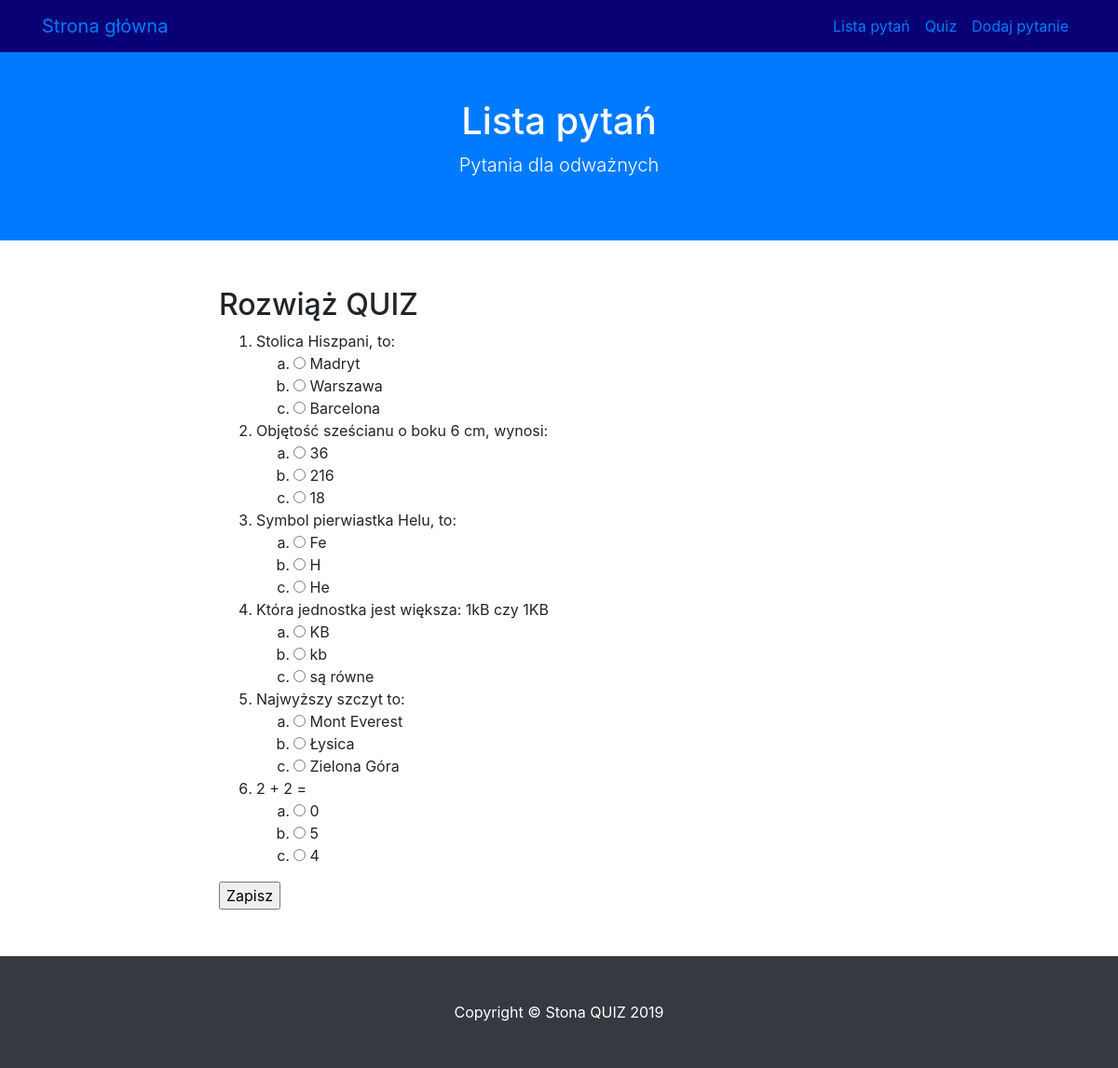
The page /quiz on the database as committed earlier.
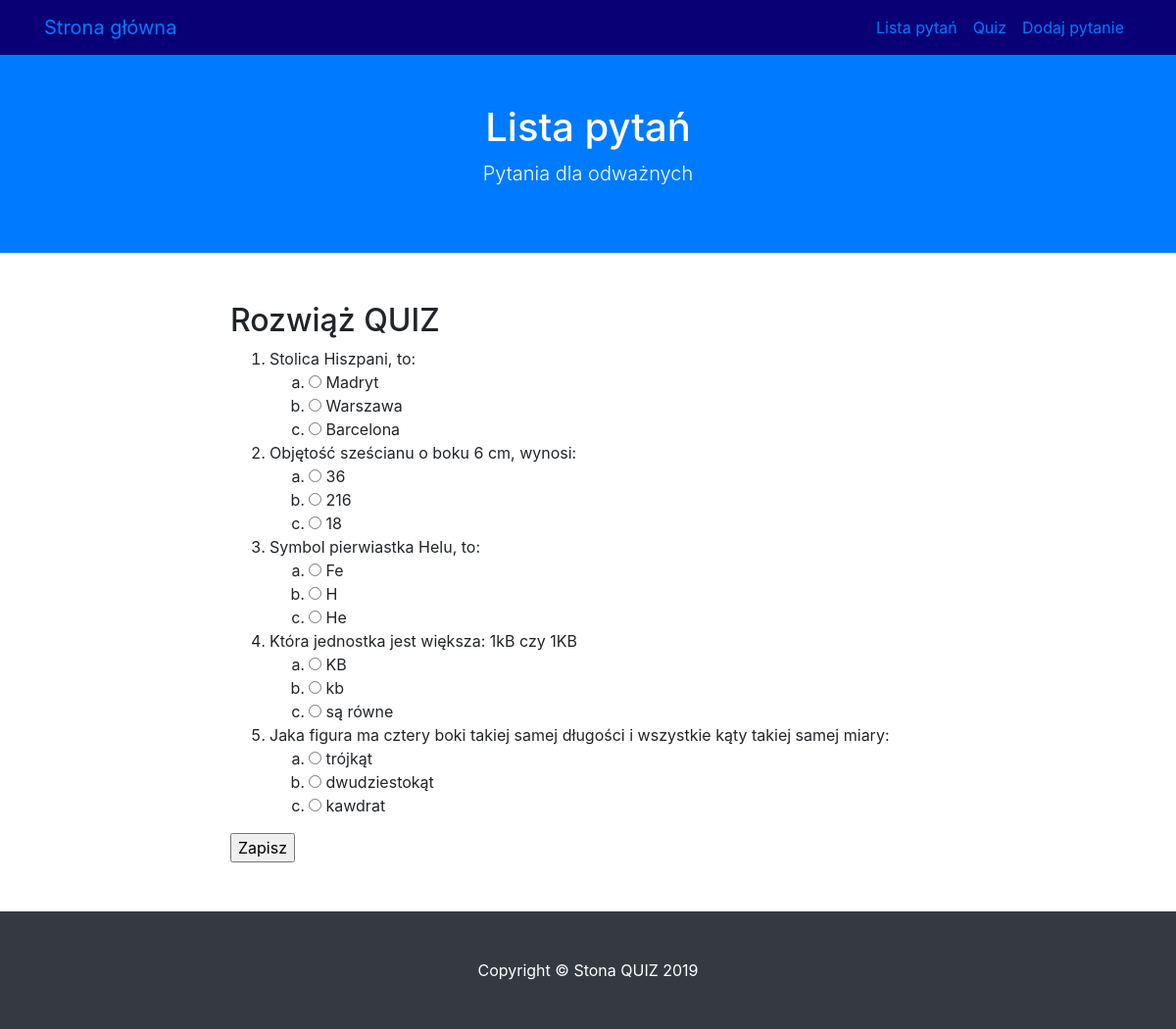
The same page on the database as committed later.
### modele.py (models this page shows)
class BazaModel(Model):
    class Meta:
        database = baza

class Pytanie(BazaModel):
    pytanie = CharField(null=False)
    kategoria = ForeignKeyField(Kategoria, related_name='pytania')

class Odpowiedz(BazaModel):
    odpowiedz = CharField(null=False)
    pytanie = ForeignKeyField(Pytanie, related_name='odpowiedzi')
    odpok = IntegerField(default = 0)

### views.py (the view)
@app.route('/quiz', methods = ['GET', 'POST'])
def quiz():
    print(request.form)
    if request.method == 'POST':
        wynik = 0
        for pid, oid in request.form.items():
            odp = Odpowiedz().get(Odpowiedz.id == int(oid)).odpok
            if odp:
                wynik += 1
    pytania = Pytanie.select().join(Odpowiedz).distinct().order_by(Pytanie.id)
    return render_template('quiz.html', query = pytania)

### app.py (called while the page is built)
@app.before_request
def before_request():
    g.db = baza
    g.db.connect(reuse_if_open=True)

@app.after_request
def after_request(response):
    g.db.close()
    return response

### templates/quiz.html (shortened to what this page needs)
{% extends "szablon.html" %}
{% block h1 %} Lista pytań{% endblock %}
{% block tresc %}
    <h2>Rozwiąż QUIZ</h2>
    <form method = "POST">
    <ol>
    {% for p in query %}
        <li>{{ p.pytanie }}
        <ol class="alfabet">
        {% for o in p.odpowiedzi %}
            <li>
                <input type = "radio" value = "{{o.id}}"name = "{{p.id}}">
                {{ o.odpowiedz }}
            </li>
        {% endfor %}
        </ol>
        </li>
    {% endfor %}
    </ol>
    <input type = "submit" value = "Zapisz">
    </form>
{% endblock %}

### templates/szablon.html (shortened to what this page needs)
<!DOCTYPE html>
<html lang="pl">
  <head>
    <link href="{{ url_for('static', filename='vendor/bootstrap/css/bootstrap.min.css')}}" rel="stylesheet">
    <link href="{{ url_for('static', filename='css/scrolling-nav.css')}}" rel="stylesheet">
    <link href="{{ url_for('static', filename='css/style.css')}}" rel="stylesheet">
  </head>
  <body id="page-top">
    <nav class="navbar navbar-expand-lg bg-nawigacja fixed-top" id="mainNav">
      <div class="container">
        <a class="navbar-brand js-scroll-trigger" href="{{ url_for('index') }}">Strona główna</a>
        <div class="collapse navbar-collapse" id="navbarResponsive">
          <ul class="navbar-nav ml-auto">
            <li class="nav-item">
              <a class="nav-link js-scroll-trigger" href= "{{ url_for('lista') }}">Lista pytań</a>
            </li>
            <li class="nav-item">
              <a class="nav-link js-scroll-trigger" href="{{ url_for('quiz') }}">Quiz</a>
            </li>
            <li class="nav-item">
              <a class="nav-link js-scroll-trigger" href="{{ url_for('dodaj') }}">Dodaj pytanie</a>
            </li>
          </ul>
        </div>
      </div>
    </nav>
    <header class="bg-primary text-white">
      <div class="container text-center">
        <h1>{% block h1 %}{% endblock %}</h1>
        <p class="lead">Pytania dla odważnych</p>
      </div>
    </header>
    <section id="about">
      <div class="container">
        <div class="row">
          <div class="col-lg-8 mx-auto">
            {% block tresc %}{% endblock %}
          </div>
        </div>
      </div>
    </section>
    <footer class="py-5 bg-dark">
      <div class="container">
        <p class="m-0 text-center text-white">Copyright &copy; Stona QUIZ 2019</p>
      </div>
    </footer>
  </body>
</html>

### static/css/scrolling-nav.css (style rules this page uses)
header { padding: 154px 0 100px; }
@media (min-width: 992px) { header { padding: 106px 0 50px 0; } }
section { padding: 150px 0; }

### static/css/style.css (style rules this page uses)
ol.alfabet { list-style-type: lower-alpha }
.bg-nawigacja { background-color: #0A0076 }
section#about { padding: 50px 0; }

Rows that differ between the two databases and show on the page:
removed Pytanie: pytanie "Najwyższy szczyt to:"
removed Odpowiedz: odpowiedz "Mont Everest", shown under "Najwyższy szczyt to:"
removed Odpowiedz: odpowiedz "Łysica", shown under "Najwyższy szczyt to:"
removed Odpowiedz: odpowiedz "Zielona Góra", shown under "Najwyższy szczyt to:"
changed Pytanie: pytanie "2 + 2 =" → "Jaka figura ma cztery boki takiej samej długości i wszystkie kąty takiej samej miary:"
changed Odpowiedz: odpowiedz "0" → "trójkąt"
changed Odpowiedz: odpowiedz "5" → "dwudziestokąt"
changed Odpowiedz: odpowiedz "4" → "kawdrat"
